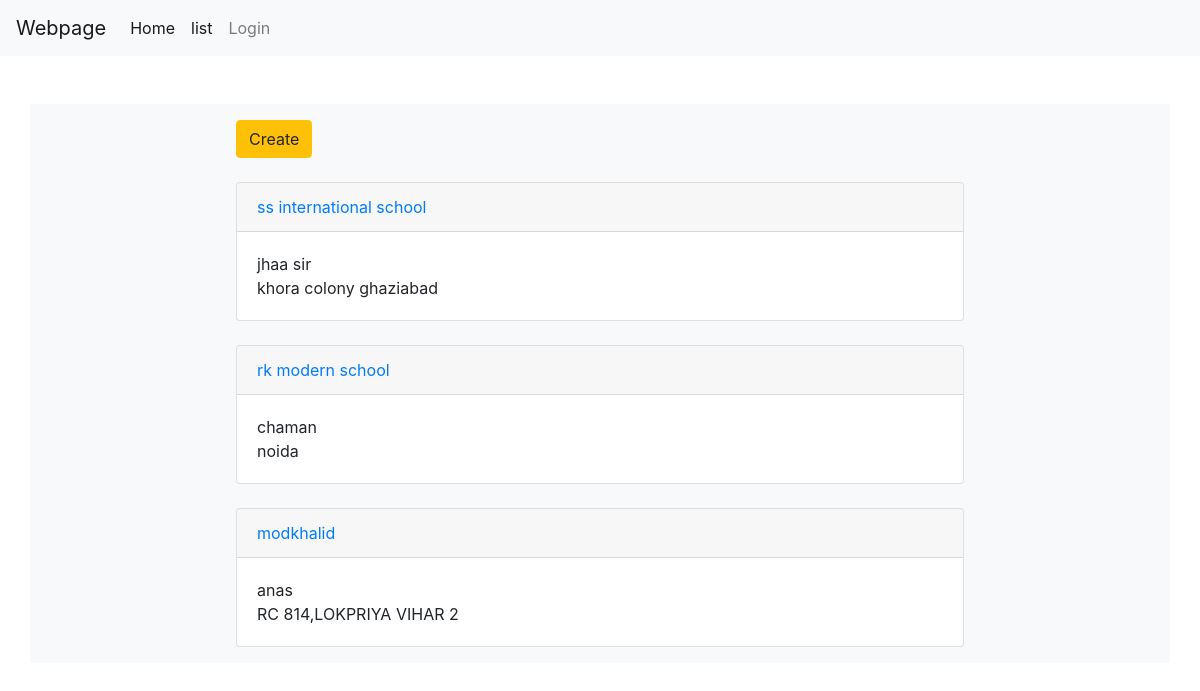
Page /cbv/list/ on the earlier database version.
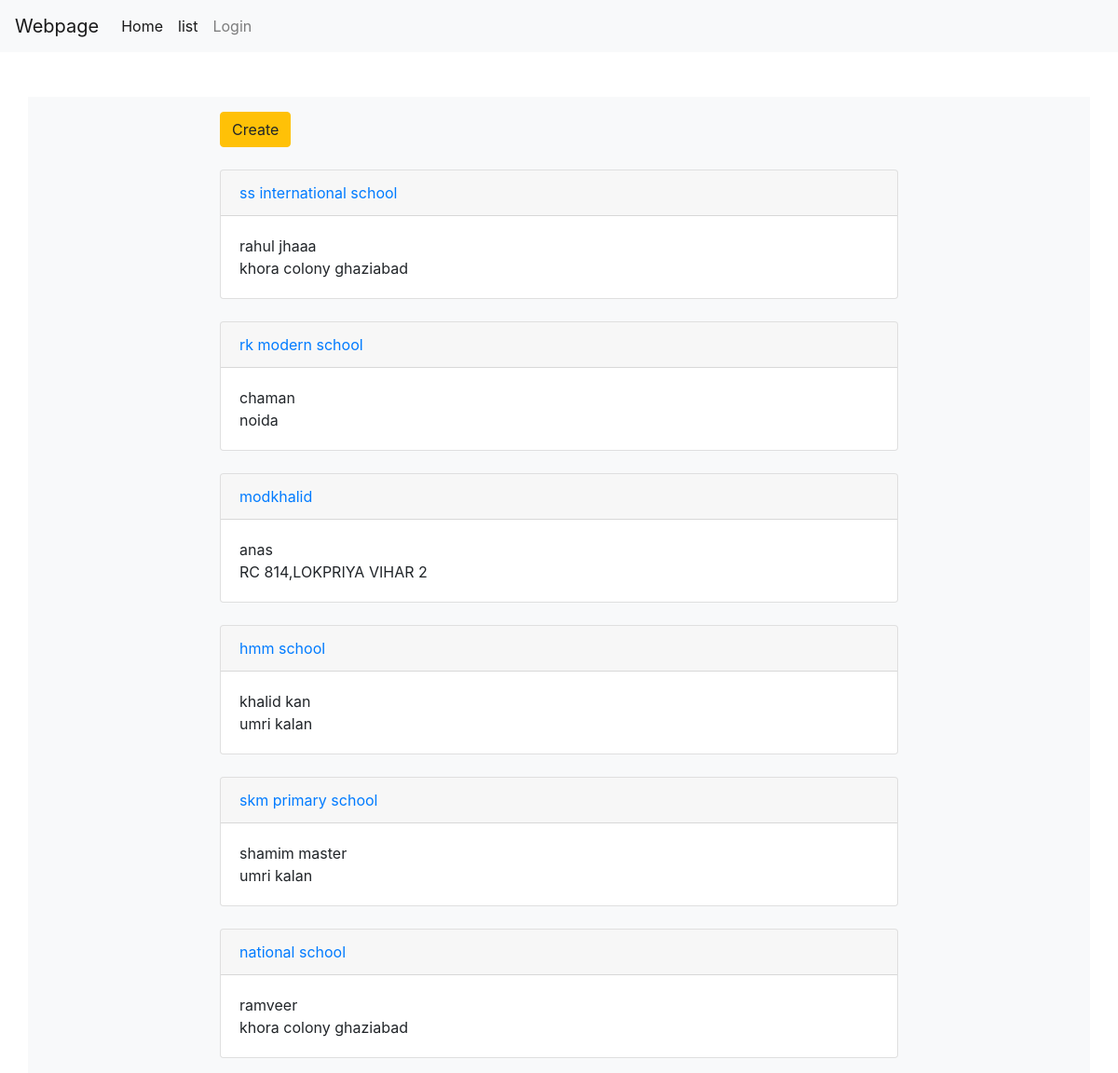
Same page on the later database version.
### CBV/models.py (models this page shows, shortened)
class School(models.Model):
    name=models.CharField(max_length=256)
    principal=models.CharField(max_length=256)
    address=models.CharField(max_length=256)

### CBV/views.py (the view)
class MyList(ListView):
    model=models.School

### CBV/templates/CBV/school_list.html
{% extends "CBV/base.html" %}
{%block body_block %}
    <a href="{% url 'cbv:school_create' %}" class="btn btn-warning">Create</a>
    {% for school in school_list.all %}
        <div class="card mt-4">
            <div class="card-header">
                <a href="../detail/{{school.id}}">{{school.name}}</a>
            </div>
            <div class="card-body">
                {{school.principal}}
                <br>
                {{school.address}}
            </div>
        </div>
    {% endfor %}
{% endblock %}

Differences in the rows shown:
changed School "ss international school": principal "jhaa sir" → "rahul jhaaa"
added School: name "hmm school", principal "khalid kan", address "umri kalan"
added School: name "skm primary school", principal "shamim master", address "umri kalan"
added School: name "national school", principal "ramveer", address "khora colony ghaziabad"
